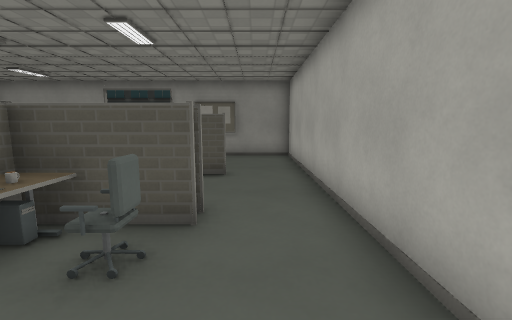
view 1 (above)

18 first-person views from a walk through a level from a Godot 3-D game. The camera is 1.4 m above the floor, tilts 8° down and sees 90° across. The floor is counted in squares, 1 m on a side. Each view is taken from the middle of a square. On the plan, view 1 faces up. The plan holds only what a view shows up to about 13 squares ahead; the rest is blank. The place goes on beyond the plan. Door leaves are left out where a doorway can be walked through. Surface patterns are stand-ins for the level's own textures.

view 2
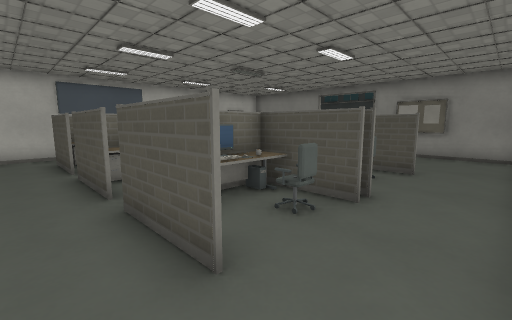

view 3
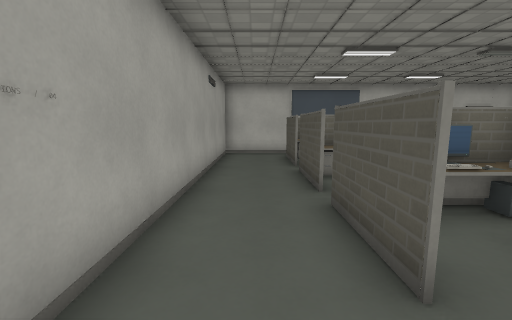

view 4
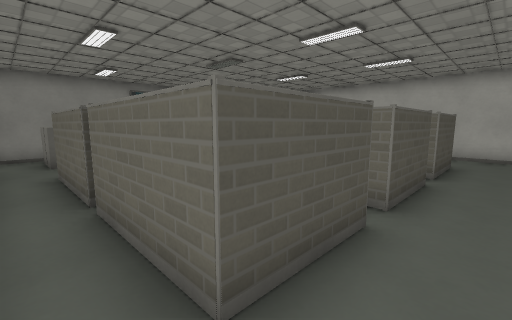

view 5
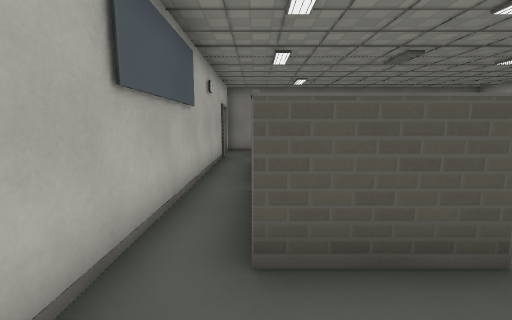

view 6
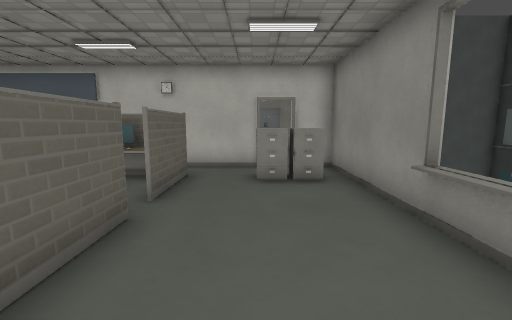

view 7
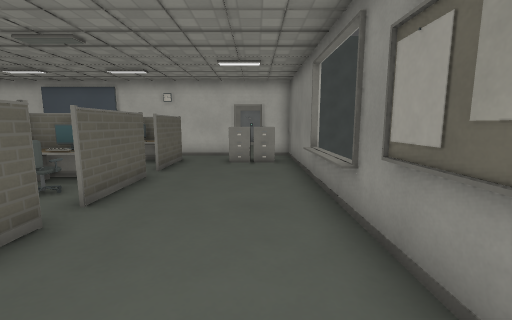

view 8
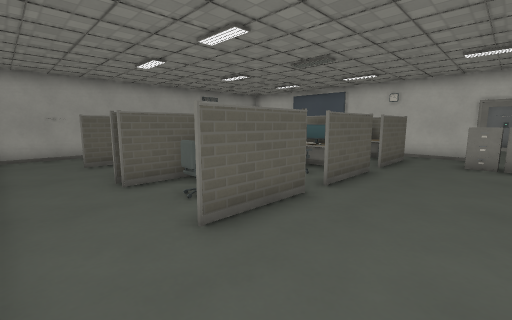

view 9
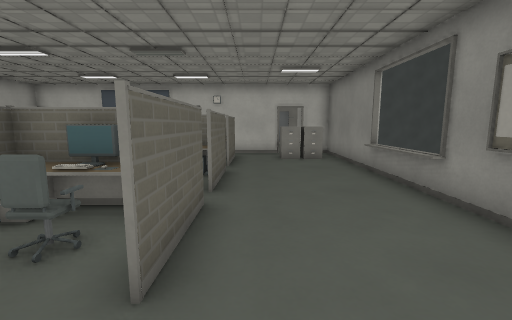

view 10
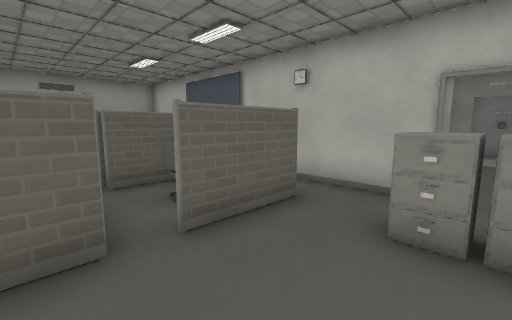

view 11
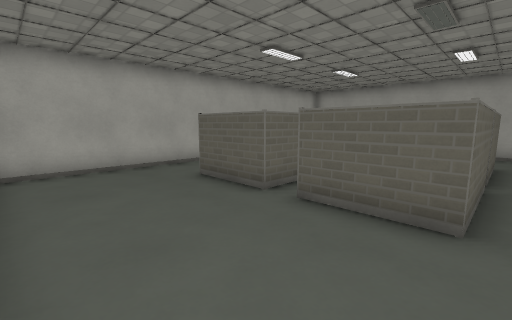

view 12
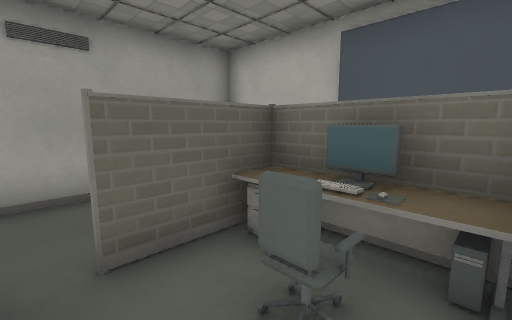

view 13
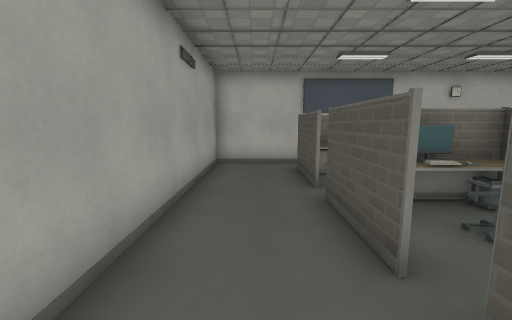

view 14
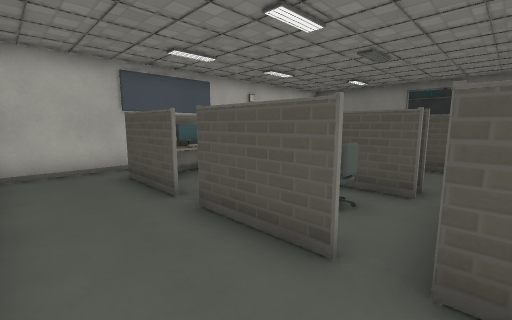

view 15
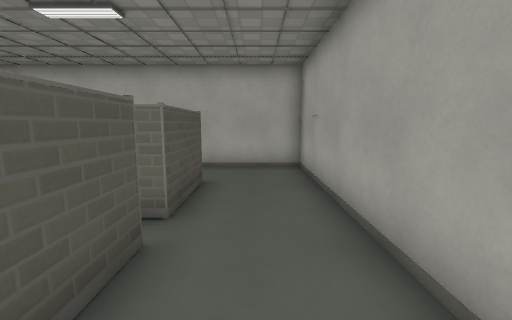

view 16
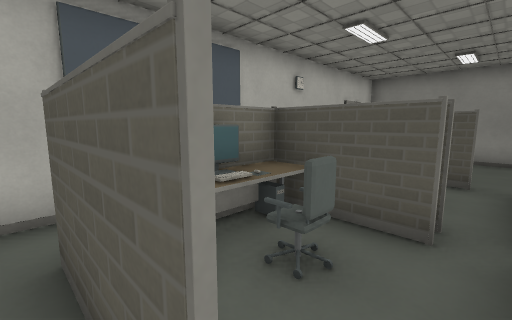

view 17
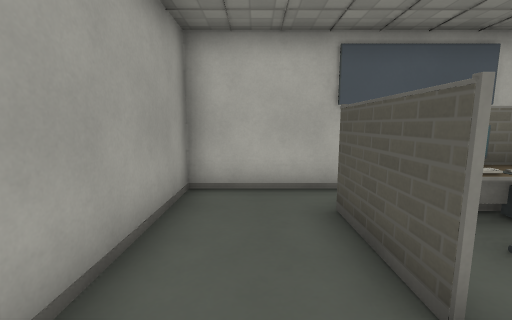

view 18
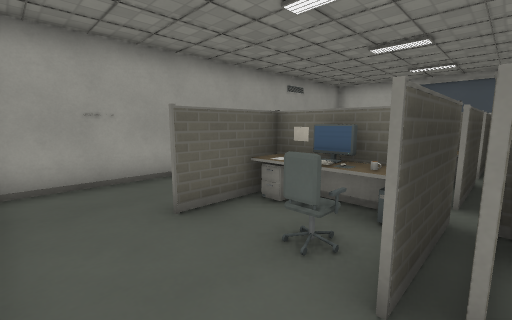

### Floor plan
Key: @ floor where view 1 was taken; # wall or solid block; x gap in a wall; . floor; D open door; = window, fence, low wall or low ledge; ^ raised ledge; v drop or lower ground; C computer; H chair; A cabinet.
Columns run from 12 left of view 1 to 2 right of it. Each row starts with its distance up from view 1.
 12  #####vvv#####
 11 #.....^^^.....#
 10 .DAA..........#
  9 xDAA..........#
  8 #.............#
  7 #.###.######..#
  6 #.#CH.CH CH...#
  5 #.#C..CH #....#
  4 #.###.######..#
  3 #.#^..####....#
  2 #.#CH.CH CCH..#
  1 #.#^..=  #....#
  0 #..##.######@.#
 -1 #.............#
 -2 #..........  .#
 -3 ###############

Where each view was taken, in squares from view 1:
view 1: 0 up, 0 right, facing up
view 2: 1 down, 1 right, facing up-left
view 3: 1 down, 1 right, facing left
view 4: 1 down, 11 left, facing up-right
view 5: 2 down, 10 left, facing up
view 6: 9 up, 3 left, facing left
view 7: 10 up, 0 right, facing left
view 8: 10 up, 1 right, facing down-left
view 9: 8 up, 1 right, facing left
view 10: 10 up, 6 left, facing down-left
view 11: 11 up, 7 left, facing down-right
view 12: 3 up, 7 left, facing down-left
view 13: 1 down, 2 left, facing left
view 14: 2 down, 3 left, facing up-left
view 15: 1 down, 7 left, facing right
view 16: 0 up, 7 left, facing up-left
view 17: 1 down, 6 left, facing left
view 18: 4 up, 1 right, facing down-left
